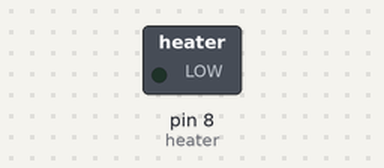
A sketch run on a simulated Arduino Uno, built with avr-gcc and run on an emulated ATmega328P. On the bench: switched loads named in the sketch (green lamp = pin HIGH). Dashed ring = blinking. What the sketch prints to the serial monitor is not drawn.

Above: at 0.5 s.
Timing chart, 0 to 4.6 s (numbered marks = the images above):
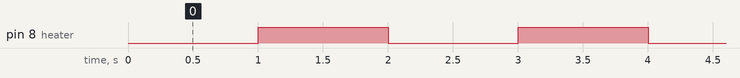

The sketch:

RelayTest.ino
```cpp
// Relay for the heater power circuit
const int heater = 8;

void setup() {
  pinMode(heater, OUTPUT);
  Serial.begin(115200);
  while (!Serial) delay(10);
  Serial.println("Starting to test the relay!");
}

void loop() {
  Serial.println("Heater ON");
  digitalWrite(heater, LOW);
  delay(1000);
  digitalWrite(heater, HIGH);
  delay(1000);
}
```

Measured:
- by itself, pin 8 (heater): alternates HIGH for 1.0 s and LOW for 1.0 s
